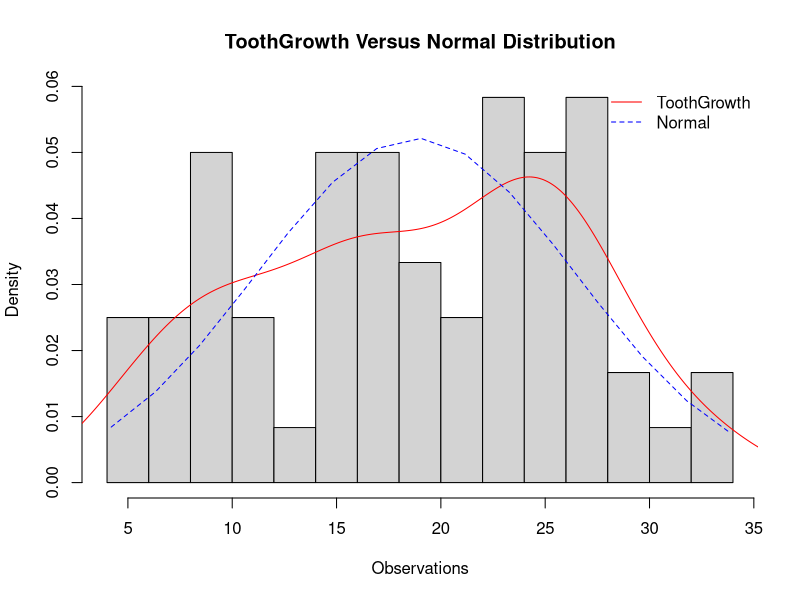
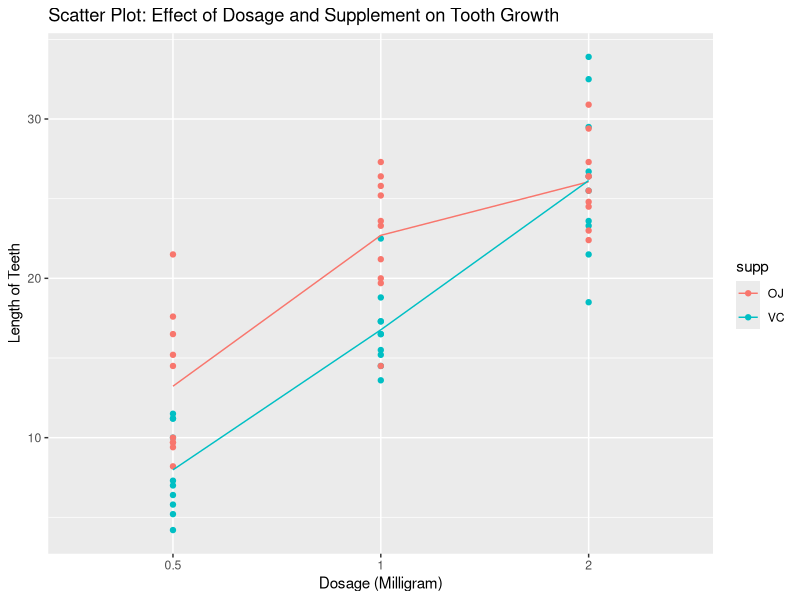
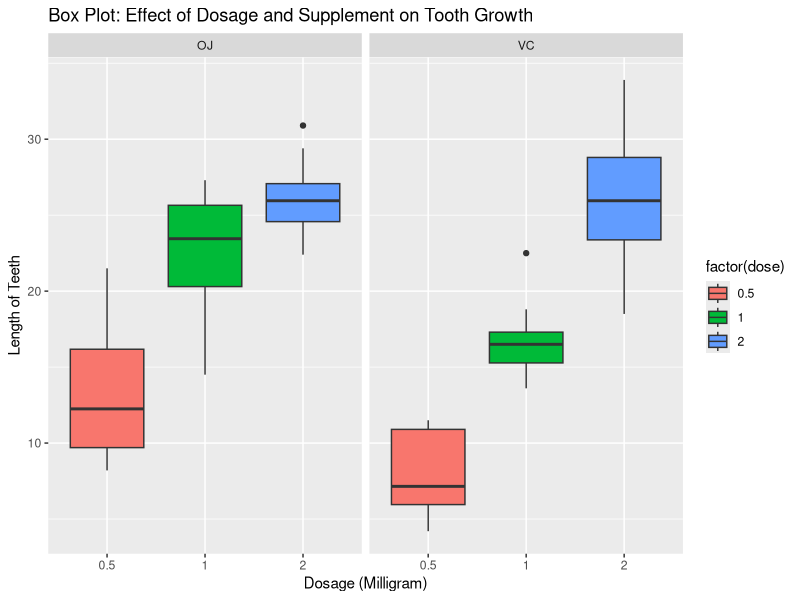

Write the R code that produced these figures, in order. (Note: this script raises an error after producing the figures.)
## ---- chunk 1
library(datasets)
data(ToothGrowth)
head(ToothGrowth)
## ---- chunk 2
hist(ToothGrowth$len, 
     breaks = 15, 
     prob = TRUE, 
     main = "ToothGrowth Versus Normal Distribution", 
     xlab = "Observations")

## Sample density
lines(density(ToothGrowth$len), col="red")

## Theoretical normal density
xnorm <- seq(min(ToothGrowth$len), max(ToothGrowth$len), length = 15)
ynorm <- dnorm(xnorm, mean = mean(ToothGrowth$len), sd = sd(ToothGrowth$len))
lines(xnorm, ynorm, pch = 22, col = "blue", lty = 2)

legend("topright", c("ToothGrowth", "Normal"), 
       bty = "n", lty = c(1,2), col = c("red", "blue"))

str(ToothGrowth)
## ---- chunk 3
library(ggplot2)
ToothGrowth$dose <- as.factor(ToothGrowth$dose)
table(ToothGrowth$supp, ToothGrowth$dose)
summary(ToothGrowth)

# Caclulate mean tooth len
meanToothLen <- aggregate(len~.,data=ToothGrowth,mean)
# Scatter plot and the avg lines for the average length
g <- ggplot(ToothGrowth,aes(x=dose,y=len))
g <- g + geom_point(aes(group=supp, colour=supp))
g <- g + scale_x_discrete("Dosage (Milligram)")
g <- g + scale_y_continuous("Length of Teeth") 
g <- g + geom_line(data=meanToothLen,aes(group=supp,colour=supp))
g + ggtitle("Scatter Plot: Effect of Dosage and Supplement on Tooth Growth")

g <- ggplot(ToothGrowth, aes(x=factor(dose),y=len, fill=factor(dose)))
g <- g + geom_boxplot(notch=F) + facet_grid(.~supp)
g <- g + scale_x_discrete("Dosage (Milligram)")
g <- g + scale_y_continuous("Length of Teeth")
g + ggtitle("Box Plot: Effect of Dosage and Supplement on Tooth Growth")
## ---- chunk 4

n <- subset(ToothGrowth, dose == 0.5)
t.test(len~supp, paired=F, var.equal=T, data=n)
## ---- chunk 5
n <- subset(ToothGrowth, dose == 1)
t.test(len~supp, paired=F, var.equal=T, data=n)
## ---- chunk 6
n <- subset(ToothGrowth, dose == 2)
t.test(len~supp, paired=F, var.equal=T, data=n)
## ---- chunk 7

